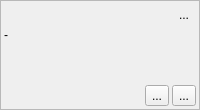
      <widget class="QFrame" name="frameInfo">
       <property name="frameShape">
        <enum>QFrame::StyledPanel</enum>
       </property>
       <property name="frameShadow">
        <enum>QFrame::Raised</enum>
       </property>
       <layout class="QVBoxLayout" name="verticalLayout_7">
        <property name="spacing">
         <number>3</number>
        </property>
        <property name="leftMargin">
         <number>3</number>
        </property>
        <property name="topMargin">
         <number>3</number>
        </property>
        <property name="rightMargin">
         <number>3</number>
        </property>
        <property name="bottomMargin">
         <number>3</number>
        </property>
        <item>
         <layout class="QHBoxLayout" name="horizontalLayout_6">
          <item>
           <widget class="CLineEdit" name="lineName">
            <property name="sizePolicy">
             <sizepolicy hsizetype="Minimum" vsizetype="Fixed">
              <horstretch>0</horstretch>
              <verstretch>0</verstretch>
             </sizepolicy>
            </property>
            <property name="palette">
             <palette>
              <active>
               <colorrole role="Base">
                <brush brushstyle="SolidPattern">
                 <color alpha="0">
                  <red>0</red>
                  <green>0</green>
                  <blue>0</blue>
                 </color>
                </brush>
               </colorrole>
               <colorrole role="Window">
                <brush brushstyle="SolidPattern">
                 <color alpha="0">
                  <red>0</red>
                  <green>0</green>
                  <blue>0</blue>
                 </color>
                </brush>
               </colorrole>
              </active>
              <inactive>
               <colorrole role="Base">
                <brush brushstyle="SolidPattern">
                 <color alpha="0">
                  <red>0</red>
                  <green>0</green>
                  <blue>0</blue>
                 </color>
                </brush>
               </colorrole>
               <colorrole role="Window">
                <brush brushstyle="SolidPattern">
                 <color alpha="0">
                  <red>0</red>
                  <green>0</green>
                  <blue>0</blue>
                 </color>
                </brush>
               </colorrole>
              </inactive>
              <disabled>
               <colorrole role="Base">
                <brush brushstyle="SolidPattern">
                 <color alpha="0">
                  <red>0</red>
                  <green>0</green>
                  <blue>0</blue>
                 </color>
                </brush>
               </colorrole>
               <colorrole role="Window">
                <brush brushstyle="SolidPattern">
                 <color alpha="0">
                  <red>0</red>
                  <green>0</green>
                  <blue>0</blue>
                 </color>
                </brush>
               </colorrole>
              </disabled>
             </palette>
            </property>
            <property name="font">
             <font>
              <weight>75</weight>
              <bold>true</bold>
             </font>
            </property>
            <property name="focusPolicy">
             <enum>Qt::ClickFocus</enum>
            </property>
            <property name="frame">
             <bool>false</bool>
            </property>
           </widget>
          </item>
          <item>
           <widget class="QLabel" name="labelTainted">
            <property name="sizePolicy">
             <sizepolicy hsizetype="Maximum" vsizetype="Preferred">
              <horstretch>0</horstretch>
              <verstretch>0</verstretch>
             </sizepolicy>
            </property>
            <property name="maximumSize">
             <size>
              <width>25</width>
              <height>25</height>
             </size>
            </property>
            <property name="toolTip">
             <string>The track was imported to QMapShack and was changed. It does not show the original data anymore. Please see history for changes. </string>
            </property>
            <property name="text">
             <string/>
            </property>
            <property name="pixmap">
             <pixmap resource="../../resources.qrc">:/icons/32x32/Tainted.png</pixmap>
            </property>
            <property name="scaledContents">
             <bool>true</bool>
            </property>
           </widget>
          </item>
          <item>
           <widget class="QLabel" name="labelNogo">
            <property name="sizePolicy">
             <sizepolicy hsizetype="Minimum" vsizetype="Minimum">
              <horstretch>0</horstretch>
              <verstretch>0</verstretch>
             </sizepolicy>
            </property>
            <property name="maximumSize">
             <size>
              <width>22</width>
              <height>22</height>
             </size>
            </property>
            <property name="toolTip">
             <string>This Track is a NoGo-Line</string>
            </property>
            <property name="text">
             <string/>
            </property>
            <property name="pixmap">
             <pixmap resource="../../resources.qrc">:/icons/32x32/NoGo.png</pixmap>
            </property>
            <property name="scaledContents">
             <bool>true</bool>
            </property>
           </widget>
          </item>
          <item>
           <widget class="QToolButton" name="toolLock">
            <property name="sizePolicy">
             <sizepolicy hsizetype="Maximum" vsizetype="Fixed">
              <horstretch>0</horstretch>
              <verstretch>0</verstretch>
             </sizepolicy>
            </property>
            <property name="toolTip">
             <string>Toggle read only mode. You have to open the lock to edit the item.</string>
            </property>
            <property name="text">
             <string>...</string>
            </property>
            <property name="icon">
             <iconset resource="../../resources.qrc">
              <normaloff>:/icons/32x32/UnLock.png</normaloff>
              <normalon>:/icons/32x32/Lock.png</normalon>:/icons/32x32/UnLock.png</iconset>
            </property>
            <property name="iconSize">
             <size>
              <width>22</width>
              <height>22</height>
             </size>
            </property>
            <property name="checkable">
             <bool>true</bool>
            </property>
            <property name="autoRaise">
             <bool>true</bool>
            </property>
           </widget>
          </item>
         </layout>
        </item>
        <item>
         <widget class="QLabel" name="labelInfo">
          <property name="text">
           <string>-</string>
          </property>
          <property name="alignment">
           <set>Qt::AlignLeading|Qt::AlignLeft|Qt::AlignTop</set>
          </property>
          <property name="textInteractionFlags">
           <set>Qt::LinksAccessibleByMouse|Qt::TextSelectableByMouse</set>
          </property>
         </widget>
        </item>
        <item>
         <spacer name="verticalSpacer">
          <property name="orientation">
           <enum>Qt::Vertical</enum>
          </property>
          <property name="sizeHint" stdset="0">
           <size>
            <width>20</width>
            <height>40</height>
           </size>
          </property>
         </spacer>
        </item>
        <item>
         <layout class="QHBoxLayout" name="horizontalLayout_14">
          <item>
           <spacer name="horizontalSpacer_7">
            <property name="orientation">
             <enum>Qt::Horizontal</enum>
            </property>
            <property name="sizeHint" stdset="0">
             <size>
              <width>40</width>
              <height>20</height>
             </size>
            </property>
           </spacer>
          </item>
          <item>
           <widget class="QToolButton" name="toolSetHeartRate">
            <property name="text">
             <string>...</string>
            </property>
            <property name="icon">
             <iconset resource="../../resources.qrc">
              <normaloff>:/icons/48x48/HeartRate.png</normaloff>:/icons/48x48/HeartRate.png</iconset>
            </property>
            <property name="iconSize">
             <size>
              <width>22</width>
              <height>22</height>
             </size>
            </property>
           </widget>
          </item>
          <item>
           <widget class="QToolButton" name="toolSetEnergyCycling">
            <property name="text">
             <string>...</string>
            </property>
            <property name="icon">
             <iconset resource="../../resources.qrc">
              <normaloff>:/icons/48x48/EnergyCycling.png</normaloff>:/icons/48x48/EnergyCycling.png</iconset>
            </property>
            <property name="iconSize">
             <size>
              <width>22</width>
              <height>22</height>
             </size>
            </property>
           </widget>
          </item>
         </layout>
        </item>
       </layout>
      </widget>
